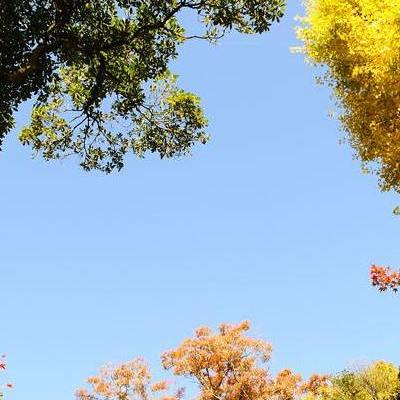
#> input picture img/view.jpg, 400 x 400 px
$ python '4_算数操作.py'
#> lines starting #> are read from the running program, lines starting #| are printed output that depends on the picture
import cv2 as cv
import matplotlib.pyplot as plt
import numpy as np

# plt.ion() # 后面需要配合pause

# 你可以使用OpenCV的cv.add()函数把两幅图像相加，或者可以简单地通过numpy操作添加两个图像
# 如res = img1 + img2。两个图像应该具有相同的大小和类型，或者第二个图像可以是标量值。
# 但是cv.add()和numpy的直接相加有不同
# cv.add是饱和操作, 而numpy的相加是取模操作
pic = cv.imread("../../img/view.jpg")
#> pic is the input picture: shape (400, 400, 3); mean B, G, R 191.3, 177.1, 156.1
rain = cv.imread("../../img/rain.jpg")
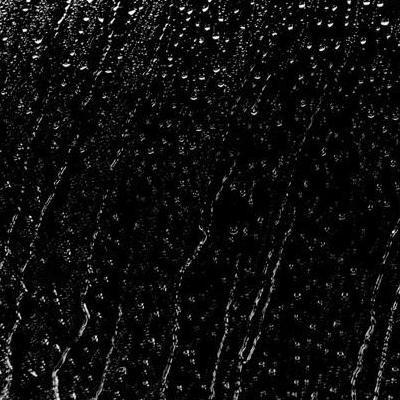
#> input picture img/rain.jpg, 400 x 400 px
#> rain is the input picture: shape (400, 400, 3); min 0, max 255, mean 14.4

# cv.add:
cv_add = cv.add(pic, rain)
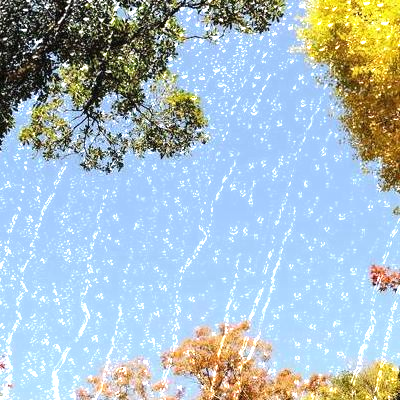
#> cv_add: shape (400, 400, 3); mean B, G, R 198.7, 188.7, 168.4
plt.imshow(cv_add[:,:,::-1])
plt.show()

# numpy_add:
numpy_add = pic + rain
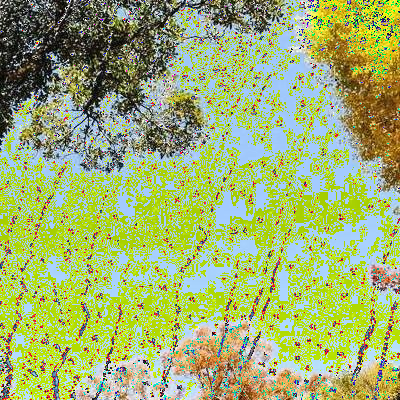
#> numpy_add: shape (400, 400, 3); mean B, G, R 113.2, 176.8, 158.4
plt.imshow(numpy_add[:,:,::-1])
plt.show()
